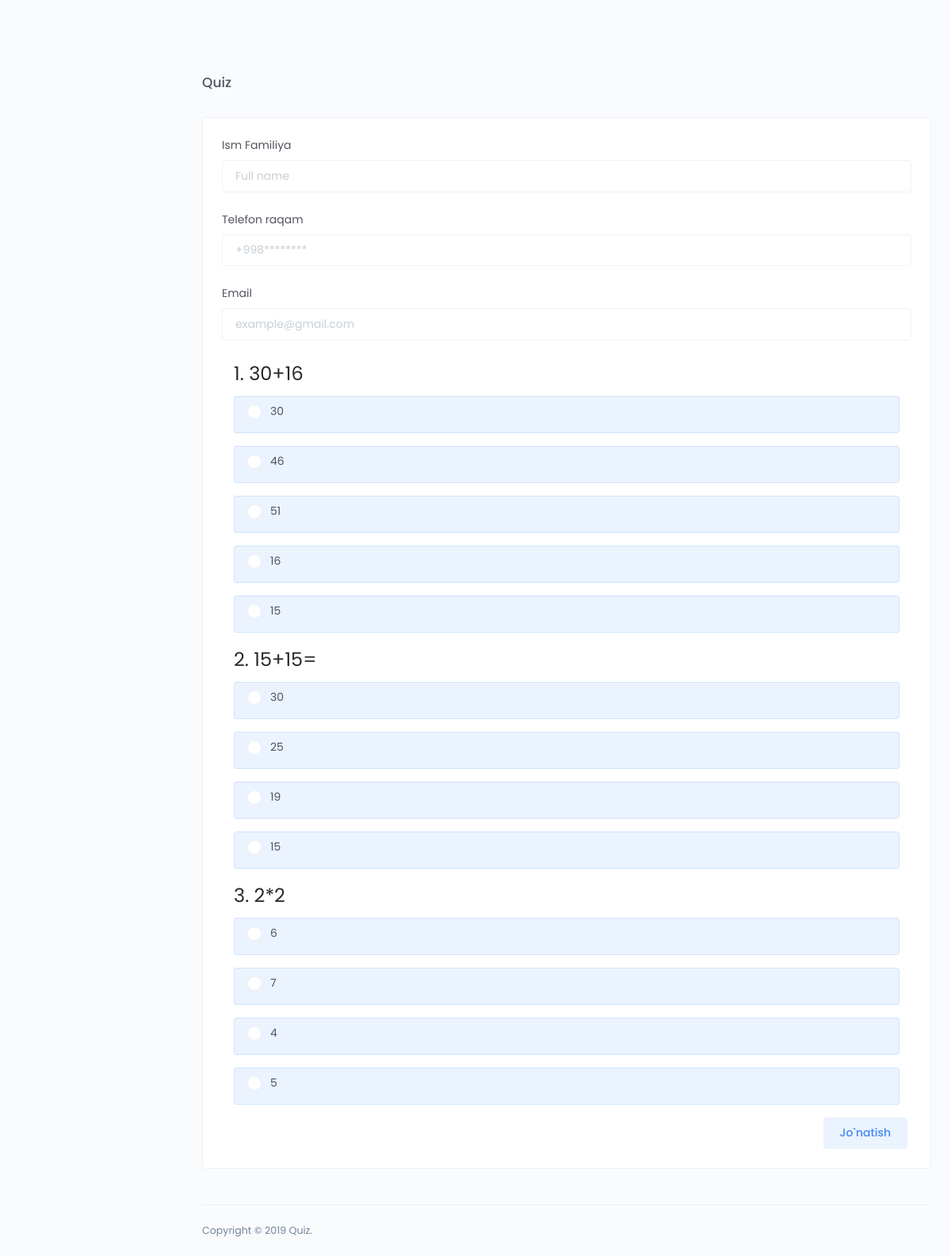
The app's page /quiz/5hFeY10fJoiEyQ9/ with its own data.
### main/models.py (models this page shows, shortened)
class CodeGenerate(models.Model):
    code = models.CharField(max_length=255, blank=True,unique=True)
    class Meta:
        abstract = True

class Question(CodeGenerate):
    name = models.TextField()
    quiz = models.ForeignKey(Quiz, on_delete=models.CASCADE)
    @property
    def options(self):
        return Option.objects.filter(question=self).order_by('?')

class Option(CodeGenerate):
    name = models.CharField(max_length=255)
    question = models.ForeignKey(Question, on_delete=models.CASCADE)
    is_correct = models.BooleanField(default=False)

### front/views.py (the view, shortened to what this page needs)
# urls.py: path('quiz/<str:code>/',views.quiz_detail,name='quiz_detail'),
def quiz_detail(request,code):
    try:
        quiz = models.Quiz.objects.get(code=code)
        questions = models.Question.objects.filter(quiz=quiz).order_by('?')
        context = {
            'questions': questions,'quiz': quiz,
                }
        return render(request,'front/quiz/detail.html',context)
    except:
        return redirect('front:index')

### templates/front/quiz/detail.html (shortened to what this page needs)
{% extends 'base.html' %}
{% block content %}
<div class="main-content">
    <div class="page-header">
        <h2 class="header-title">Quiz</h2>
    </div>
    <div class="card">
        <form method="post">
            <div class="card-body">
                <div class="form-group">
                    <label for="formGroupExampleInput">Ism Familiya</label>
                    <input type="text" class="form-control" required placeholder="Full name" name="user_name">
                </div>
                <div class="form-group">
                    <label for="formGroupExampleInput">Telefon raqam</label>
                    <input type="text" class="form-control" required placeholder="+998********" name="phone">
                </div>
                <div class="form-group">
                    <label for="formGroupExampleInput">Email</label>
                    <input type="email" class="form-control" required placeholder="example@gmail.com" name="email">
                </div>
                {% for question in questions %}
                <div class="container">
                    <div class="d-flex justify-content-between" >
                        <h2 class="font-weight-normal m-b-10">{{forloop.counter}}. {{question.name}}</h2>
                    </div>
                    {% for option in question.options %}
                    <div class="alert alert-primary">
                        <div class="radio">
                            <label for="radio2{{option.id}}">{{option.name}}</label>
                        </div>
                    </div>
                    {% endfor %}
                </div>
                {% endfor %}
                <div class="d-flex justify-content-end">
                    <button class="btn btn-primary btn-tone m-r-5">Jo`natish</button>
                </div>
            </div>
        </form>
    </div>
</div>
{% endblock %}

### records on screen
Question: name "30+16"
Option: name "30"
Option: name "46"
Option: name "51"
Option: name "16"
Option: name "15"
Question: name "15+15="
Option: name "30"
Option: name "25"
Option: name "19"
Option: name "15"
Question: name "2*2"
Option: name "6"
Option: name "7"
Option: name "4"
Option: name "5"
